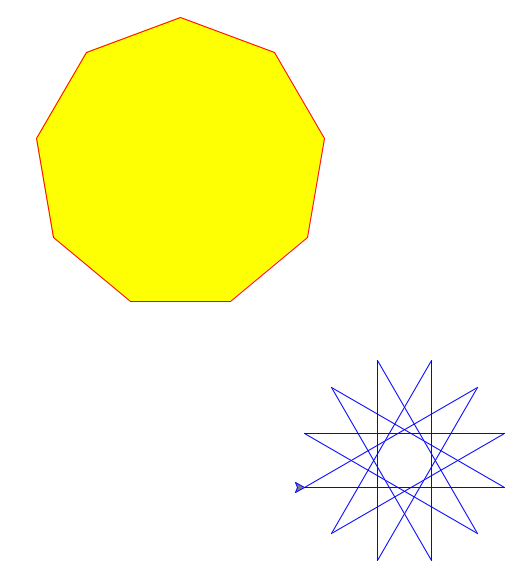

Generate this figure with Python:
#!/usr/bin/env python

import turtle

def wait_input (*args):
    return raw_input ("Press Enter ...")

def interpret (func_call_as_tuple):
    print 'interpreting',func_call_as_tuple
    try:
        func_name=func_call_as_tuple[0]
        func=turtle.__dict__[func_name]
        args=func_call_as_tuple[1:]
        return func(*args)
    except Exception,e:
        print 'Could not interpret',func_call_as_tuple
        import traceback
        traceback.print_exc()
        return None
    

from list_flatten import list_flatten

nonagon = [ 
    ( 'color', 'red', 'yellow' ),
    # ATTENTION : the comma is required here
    ( 'begin_fill', ),
    [ [ ('left',40), ('forward', 100) ] for i in xrange (9) ],
    # ATTENTION : the comma is required here
    ( 'end_fill', ),
]

star = [ 
    ('color', 'blue', 'gray') ,
    [ [ ('forward', 200), ('left',150) ] for i in xrange (12) ],
]

inputs = [ nonagon, star ]

def main ():
    current=inputs
    def draw_current (x,y):
        print 'CLICK'
        if not current: exit(0)
        input=current.pop(0)
        print 20*'='
        print 'before flatten:',input
        input = list_flatten (input)
        print 'after flatten:',input
#        turtle.reset()
        turtle.speed('fastest')
        turtle.penup()
        turtle.goto(x,y)
        turtle.pendown()
        for funcall in input:
            interpret (funcall)
    draw_current(0,0)
    turtle.onscreenclick(draw_current)
    turtle.mainloop()

if __name__ == '__main__': main()
